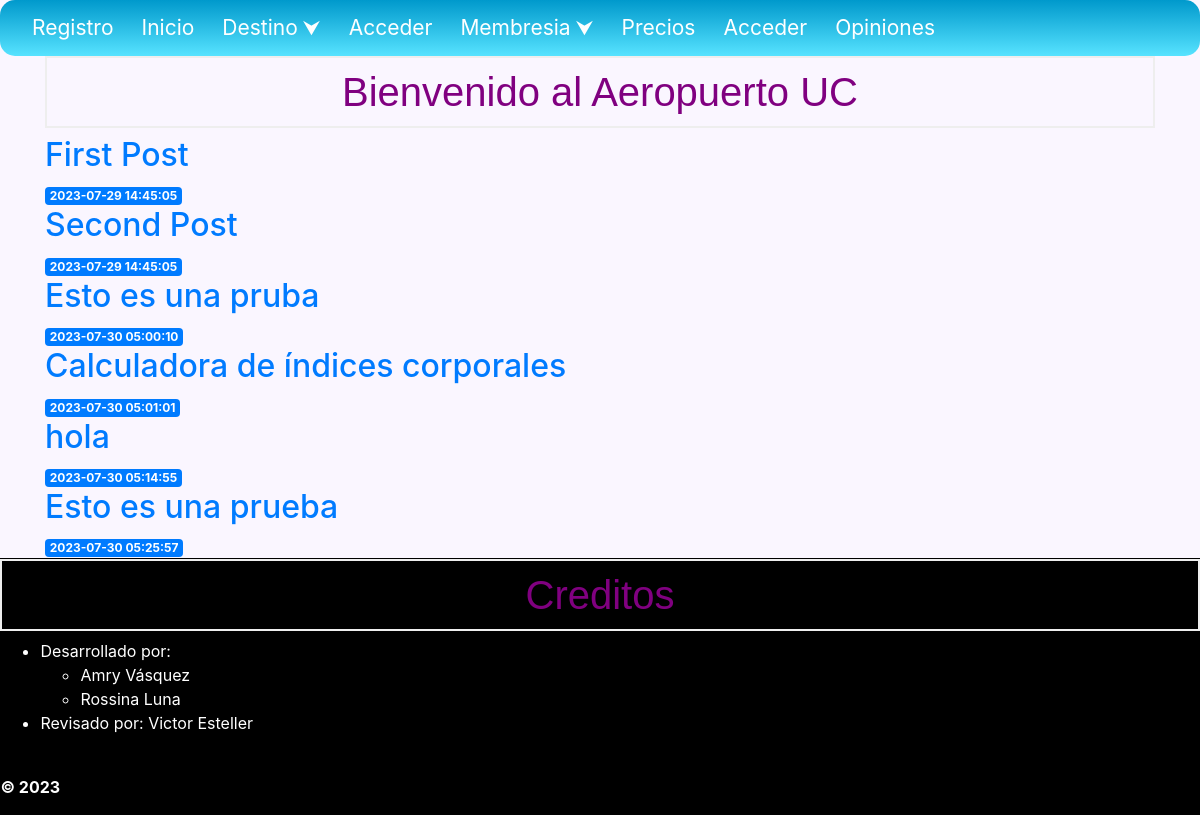
The page / on the database its author committed.
### tables this page shows
CREATE TABLE posts (
    id INTEGER PRIMARY KEY AUTOINCREMENT,
    created TIMESTAMP NOT NULL DEFAULT CURRENT_TIMESTAMP,
    title TEXT NOT NULL,
    content TEXT NOT NULL
);

### main.py (the view)
@app.route('/')
def index():
    conn = get_db_connection()
    posts = conn.execute('SELECT * FROM posts').fetchall()
    conn.close()
    return render_template('index.html', posts=posts)

### main.py (called while the page is built)
def get_db_connection():
   conn = sqlite3.connect('database.db')
   conn.row_factory = sqlite3.Row
   return conn

### templates/index.html
{% extends 'base.html' %}
{% block content %}
    <h1>{% block title %} Bienvenido al Aeropuerto UC {% endblock %}</h1>
    {% for post in posts %}
        <a href="{{ url_for('post', post_id=post['id']) }}">
            <h2>{{ post['title'] }}</h2>
        </a>
        <span class="badge badge-primary">{{ post['created'] }}</span>
    {% endfor %}
{% endblock %}

### templates/base.html (shortened to what this page needs)
<!DOCTYPE html>
<html lang="en">
<head>
    <link rel="stylesheet" href="https://stackpath.bootstrapcdn.com/bootstrap/4.3.1/css/bootstrap
.min.css" integrity="sha384-
ggOyR0iXCbMQv3Xipma34MD+dH/1fQ784/j6cY/iJTQUOhcWr7x9JvoRxT2MZw1T">
    <link href="static/css/style.css" rel="stylesheet" type="text/css">
    <link href="static/css/style_menu.css" rel="stylesheet" type="text/css">
</head>
<body>
    <nav id='menu'>
        <ul>
            <li><a href='#' >Registro</a></li>
            <li><a href="{{ url_for('index')}}">Inicio</a></li>
            <li><a class='dropdown-arrow' href="{{ url_for('destino')}}">Destino</a>
            <li><a href='#'>Acceder</a></li>
            </li>
            <li><a class='dropdown-arrow' href='#'>Membresia</a>
            </li>
            <li><a href='#'>Precios</a></li>
            <li><a href='#'>Acceder</a></li>
            <li><a  href="{{url_for('create')}}">Opiniones</a></li>
        </ul>
    </nav>
    <div class="container">
        {% block content %} {% endblock %}
    </div>
</body>
<footer class="pie_pagina"><h1>Creditos</h1>
    <ul>
      <li>Desarrollado por: </li>
        <ul>
            <li>Amry Vásquez</li>
            <li>Rossina Luna</li>
        </ul>
      <li>Revisado por: Victor Esteller</li>
    </ul>
    <p><b class="credito">&copy 2023</b></p>
  </footer>
</html>

### static/css/style.css (style rules this page uses)
h1 { font-family: 'Agdasima', sans-serif; border: 2px #eee solid; color: purple; text-align: center; padding: 10px; }
body { background:#faf6ff ; }
.pie_pagina { background-color: black; color: white; width: 100px 600px; margin: 0 auto; padding: 0.4px; }

### static/css/style_menu.css (style rules this page uses)
#menu { background: #0099CC; background: linear-gradient(to bottom, #0099CC, #57E3FF); color: #FFF; height: 56px; padding-left: 18px; border-radius: 15px; }
#menu ul, #menu li { margin: 0 auto; padding: 0; list-style: none }
#menu ul { width: 100%; }
#menu li { float: left; display: inline; position: relative; }
#menu a { display: block; line-height: 56px; padding: 0 14px; text-decoration: none; color: #FFFFFF; font-size: 21px; text-transform:initial; }
#menu a.dropdown-arrow:after { content: "\2B9F"; margin-left: 5px; }

### rows shown on the page
posts: title "First Post", created "2023-07-29 14:45:05"
posts: title "Second Post", created "2023-07-29 14:45:05"
posts: title "Esto es una pruba", created "2023-07-30 05:00:10"
posts: title "Calculadora de índices corporales", created "2023-07-30 05:01:01"
posts: title "hola", created "2023-07-30 05:14:55"
posts: title "Esto es una prueba", created "2023-07-30 05:25:57"
